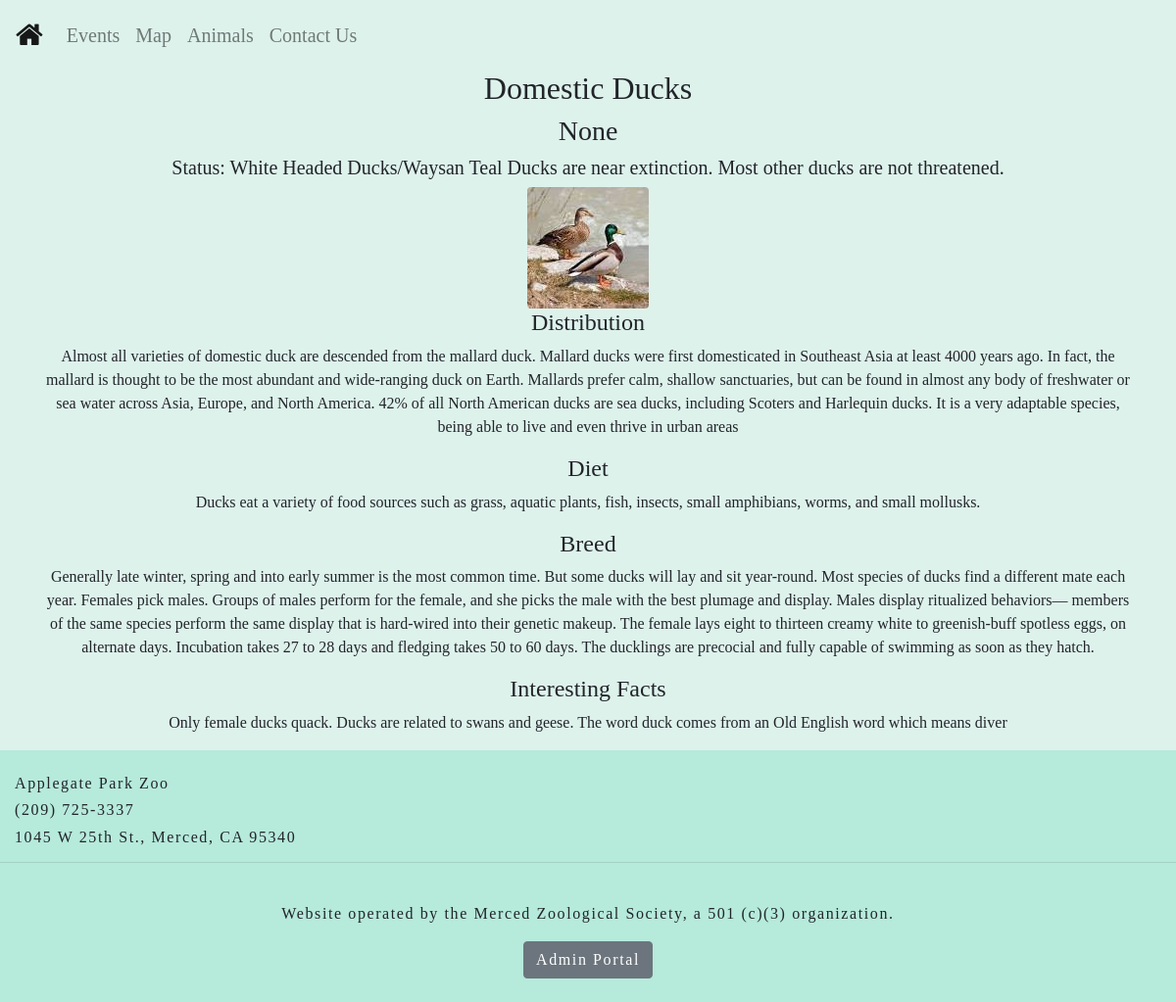
The app's page /animals/3 with its own data.
### run.py (models this page shows, shortened)
class Animal(db.Model):
    id_animal = db.Column(db.Integer, primary_key=True)
    names = db.Column(db.String, unique=False, nullable=True)
    name_animal = db.Column(db.String, unique=False, nullable=True)
    dist_animal = db.Column(db.String, unique=False, nullable=True)
    diet_animal = db.Column(db.String, unique=False, nullable=True)
    desc_animal = db.Column(db.String, unique=False, nullable=True)
    breed_animal = db.Column(db.String, unique=False, nullable=True)
    behavior_animal = db.Column(db.String, unique=False, nullable=True)
    status_animal = db.Column(db.String, unique=False, nullable=True)
    fact_animal = db.Column(db.String, unique=False, nullable=True)
    image_filename = db.Column(db.String, default=None, nullable=True)
    image_url = db.Column(db.String, default=None, nullable=True)

### run.py (the view)
@app.route("/animals/<id>")
def animal(id):
    anim = Animal.query.get(id)
    print(anim.image_url)
    return render_template("animal.html", animal=anim)

### templates/animal.html (shortened to what this page needs)
{% extends "layout.html" %}
{% block content %}
<div class="container" style="text-align:center;">
  <h2>{{animal.name_animal}}</h2>
  <h3>{{animal.names}}</h3>
  <h5>Status: {{animal.status_animal}}</h5>
  {% if animal.image_filename %}
  <img class = "rounded" src="/static/img/{{animal.image_filename}}">
  {% else %}
  <img src="/static/img/default.png">
  {% endif %}
  {% if animal.dist_animal %}
  <h4>Distribution</h4>
  <p>{{animal.dist_animal}}</p>
  {%endif%}
  {% if animal.diet_animal %}
  <h4>Diet</h4>
  <p>{{animal.diet_animal}}</p>
  {%endif%}
  {% if animal.breed_animal %}
  <h4>Breed</h4>
  <p>{{animal.breed_animal}}</p>
  {%endif%}
  {% if animal.fact_animal %}
  <h4>Interesting Facts</h4>
  <p>{{animal.fact_animal}}</p>
  {%endif%}
</div>
{% endblock %}

### static/css/main.css (style rules this page uses)
html, body { max-width: 100%; overflow-x: hidden; font-family: 'Mutsuki'; margin: 0%; background-color:#DEF2EC; }

### records on screen
Animal: name_animal "Domestic Ducks", names "None", status_animal "White Headed Ducks/Waysan Teal Ducks are near extinction. Most other ducks are not threatened.", image_filename (picture), dist_animal "Almost all varieties of domestic duck are descended from the mallard duck. Mallard ducks were first domesticated in Southeast Asia at least 4000 years ago. In fact, the mallard is thought to be the most abundant and wide-ranging duck on Earth. Mallards prefer calm, shallow sanctuaries, but can be found in almost any body of freshwater or sea water across Asia, Europe, and North America. 42% of all North American ducks are sea ducks, including Scoters and Harlequin ducks. It is a very adaptable species, being able to live and even thrive in urban areas", diet_animal "Ducks eat a variety of food sources such as grass, aquatic plants, fish, insects, small amphibians, worms, and small mollusks.", breed_animal "Generally late winter, spring and into early summer is the most common time. But some ducks will lay and sit year-round. Most species of ducks find a different mate each year. Females pick males. Groups of males perform for the female, and she picks the male with the best plumage and display. Males display ritualized behaviors— members of the same species perform the same display that is hard-wired into their genetic makeup. The female lays eight to thirteen creamy white to greenish-buff spotless eggs, on alternate days. Incubation takes 27 to 28 days and fledging takes 50 to 60 days. The ducklings are precocial and fully capable of swimming as soon as they hatch.", fact_animal "Only female ducks quack. Ducks are related to swans and geese. The word duck comes from an Old English word which means diver"
